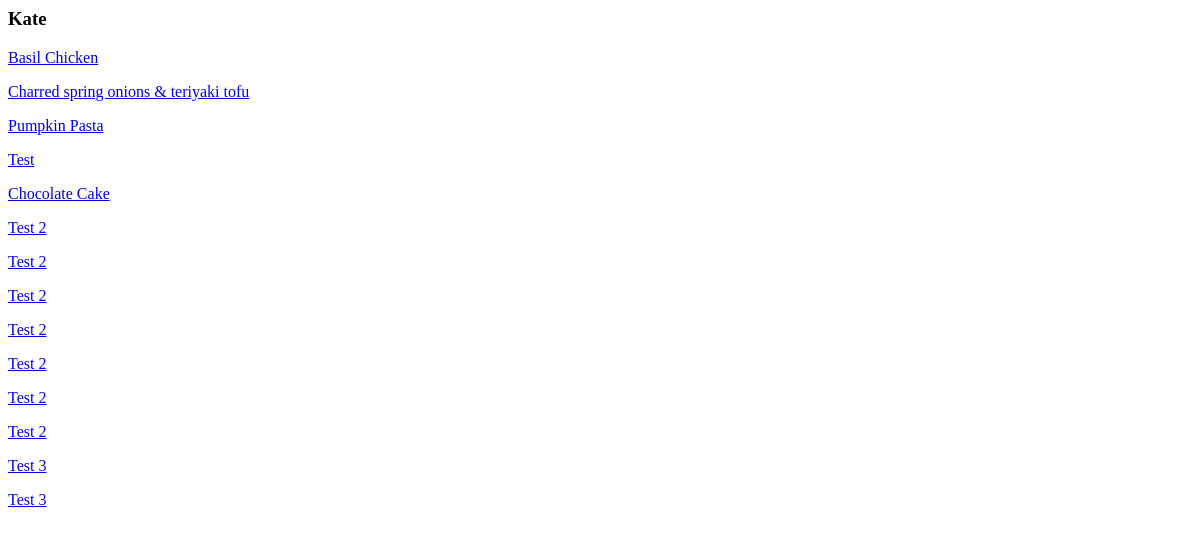
/flying_helmet/profile/Kate, run on an earlier commit of the app's database.
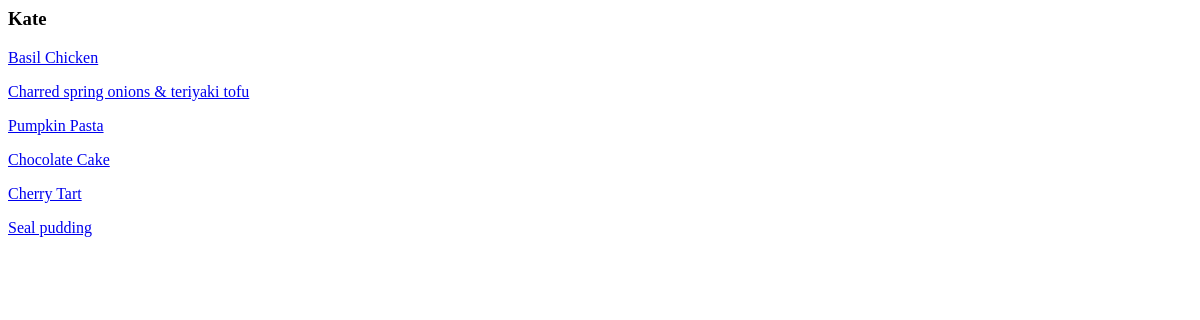
And on a later commit of the database.
### flying_helmet/models.py (models this page shows, shortened)
class Recipe(models.Model):
    name = models.CharField(max_length=300)
    cuisine = models.ForeignKey(Cuisine, on_delete=models.CASCADE, default='')
    poster_username = models.CharField(max_length=150)
    portions = models.IntegerField(default=1)
    method = models.CharField(max_length=1000)
    prep_time = models.IntegerField(default=10)
    image = models.ImageField(null=True, blank=True, upload_to='recipe_images/')

### flying_helmet/views.py (the view)
# urls.py: path('profile/<str:poster_username>', views.profile, name='profile'),
def profile(request, poster_username):
    recipes = Recipe.objects.filter(poster_username=poster_username)
    context = {
        'name': poster_username,
        'recipes': recipes
    }
    return render(request, 'flying_helmet/profile.html', context)

### flying_helmet/templates/flying_helmet/profile.html
<html>
    <body>
        <h3> {{name}} </h3>
        {% for recipe in recipes %}
        <p> <a href="../recipe/{{recipe.name}}"> {{recipe.name}} </a> </p>
        {% endfor %}
    </body>
</html>

What changed in the data, as far as the page shows it:
removed Recipe: name "Test"
removed Recipe: name "Test 2"
removed Recipe: name "Test 2"
removed Recipe: name "Test 2"
removed Recipe: name "Test 2"
removed Recipe: name "Test 2"
removed Recipe: name "Test 2"
removed Recipe: name "Test 2"
removed Recipe: name "Test 3"
removed Recipe: name "Test 3"
added Recipe: name "Cherry Tart"
added Recipe: name "Seal pudding"
